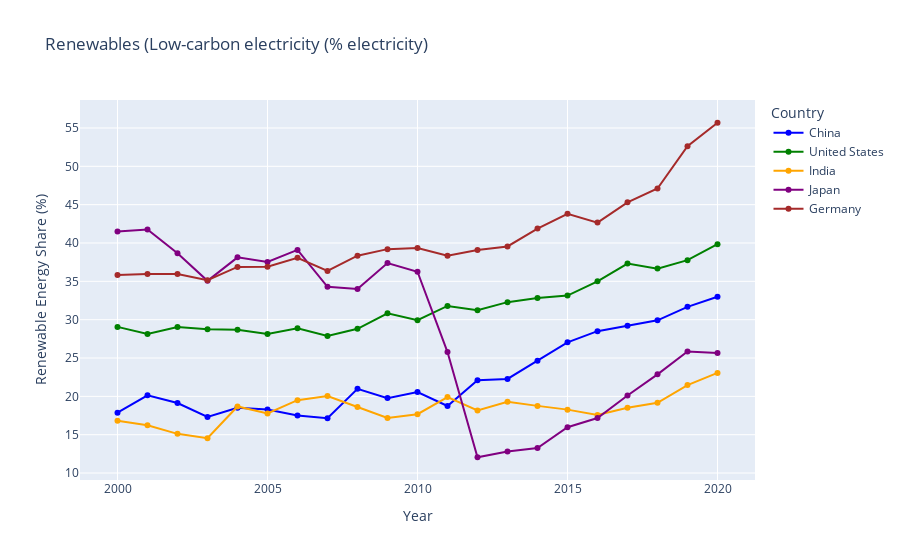

Notebook source saved alongside this figure:
### Code cell
df = pd.read_csv(file_path)

# List of the five countries we are interested in
countries = ['China', 'United States', 'India', 'Japan', 'Germany']

# Filter the dataframe for the five countries and select the relevant columns
df_five_countries = df[(df['Entity'].isin(countries)) & (df['Year'] >= 2000) & (df['Year'] <= 2020)]

# Initialize a Plotly figure
fig = go.Figure()

# Define colors for each country
colors = {'China': 'blue', 'United States': 'green', 'India': 'orange', 'Japan': 'purple', 'Germany': 'brown'}

# Iterate through each country and plot their renewable energy share
for country in countries:
    country_data = df_five_countries[df_five_countries['Entity'] == country]
    X = country_data['Year']
    y = country_data[r'Low-carbon electricity (% electricity)']  # Assumed column name for renewable energy share
    
    # Plot the development of renewable energy share for each country
    fig.add_trace(go.Scatter(x=X, y=y, mode='lines+markers', name=country, marker=dict(color=colors[country])))

# Update the layout of the plot
fig.update_layout(
    title='Renewables (Low-carbon electricity (% electricity)',
    xaxis_title='Year',
    yaxis_title='Renewable Energy Share (%)',
    legend_title='Country',
    showlegend=True
)

# Show the plot
fig.show()

### Figure 1 — Plotly figure (JSON) as saved in the notebook; plotly's stock layout.template omitted (floating-point values rounded to 4 significant figures)
{"data": [{"marker": {"color": "blue"}, "mode": "lines+markers", "name": "China", "type": "scatter", "x": [2000, 2001, 2002, 2003, 2004, 2005, 2006, 2007, 2008, 2009, 2010, 2011, 2012, 2013, 2014, 2015, 2016, 2017, 2018, 2019, 2020], "y": [17.87, 20.14, 19.14, 17.3, 18.51, 18.3, 17.5, 17.15, 20.98, 19.77, 20.56, 18.75, 22.1, 22.28, 24.66, 27.04, 28.5, 29.2, 29.92, 31.67, 32.98]}, {"marker": {"color": "green"}, "mode": "lines+markers", "name": "United States", "type": "scatter", "x": [2000, 2001, 2002, 2003, 2004, 2005, 2006, 2007, 2008, 2009, 2010, 2011, 2012, 2013, 2014, 2015, 2016, 2017, 2018, 2019, 2020], "y": [29.06, 28.14, 29.04, 28.77, 28.69, 28.13, 28.87, 27.87, 28.81, 30.82, 29.93, 31.79, 31.22, 32.29, 32.81, 33.15, 35.0, 37.32, 36.66, 37.76, 39.85]}, {"marker": {"color": "orange"}, "mode": "lines+markers", "name": "India", "type": "scatter", "x": [2000, 2001, 2002, 2003, 2004, 2005, 2006, 2007, 2008, 2009, 2010, 2011, 2012, 2013, 2014, 2015, 2016, 2017, 2018, 2019, 2020], "y": [16.81, 16.22, 15.11, 14.54, 18.68, 17.77, 19.5, 20.04, 18.61, 17.18, 17.67, 19.91, 18.17, 19.3, 18.76, 18.27, 17.56, 18.51, 19.17, 21.48, 23.06]}, {"marker": {"color": "purple"}, "mode": "lines+markers", "name": "Japan", "type": "scatter", "x": [2000, 2001, 2002, 2003, 2004, 2005, 2006, 2007, 2008, 2009, 2010, 2011, 2012, 2013, 2014, 2015, 2016, 2017, 2018, 2019, 2020], "y": [41.49, 41.77, 38.66, 35.06, 38.13, 37.54, 39.1, 34.29, 34.0, 37.39, 36.25, 25.78, 12.06, 12.81, 13.27, 15.98, 17.17, 20.11, 22.87, 25.86, 25.67]}, {"marker": {"color": "brown"}, "mode": "lines+markers", "name": "Germany", "type": "scatter", "x": [2000, 2001, 2002, 2003, 2004, 2005, 2006, 2007, 2008, 2009, 2010, 2011, 2012, 2013, 2014, 2015, 2016, 2017, 2018, 2019, 2020], "y": [35.83, 35.95, 35.97, 35.14, 36.87, 36.92, 38.07, 36.36, 38.34, 39.2, 39.34, 38.34, 39.09, 39.55, 41.89, 43.8, 42.66, 45.3, 47.11, 52.61, 55.68]}], "layout": {"legend": {"title": {"text": "Country"}}, "showlegend": true, "title": {"text": "Renewables (Low-carbon electricity (% electricity)"}, "xaxis": {"title": {"text": "Year"}}, "yaxis": {"title": {"text": "Renewable Energy Share (%)"}}}}
